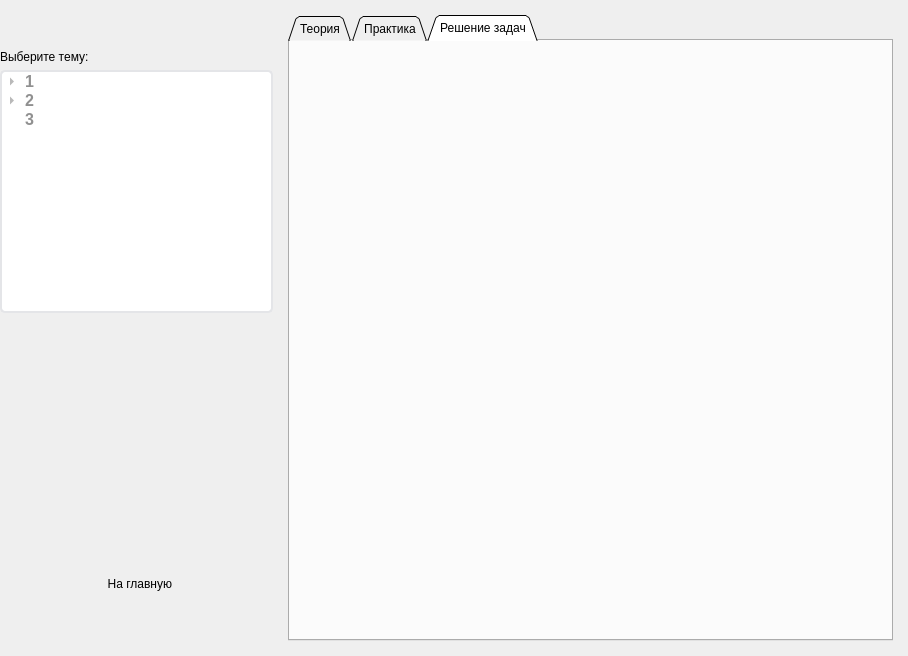
<?xml version="1.0" encoding="UTF-8"?>
<ui version="4.0">
 <class>ExtendsTheoryLearningWidget</class>
 <widget class="QWidget" name="ExtendsTheoryLearningWidget">
  <property name="geometry">
   <rect>
    <x>0</x>
    <y>0</y>
    <width>908</width>
    <height>656</height>
   </rect>
  </property>
  <property name="windowTitle">
   <string>Form</string>
  </property>
  <layout class="QGridLayout" name="gridLayout">
   <property name="margin">
    <number>0</number>
   </property>
   <property name="spacing">
    <number>0</number>
   </property>
   <item row="0" column="0">
    <widget class="QWidget" name="menuWidget" native="true">
     <property name="sizePolicy">
      <sizepolicy hsizetype="Expanding" vsizetype="Expanding">
       <horstretch>0</horstretch>
       <verstretch>0</verstretch>
      </sizepolicy>
     </property>
     <property name="maximumSize">
      <size>
       <width>273</width>
       <height>16777215</height>
      </size>
     </property>
     <property name="styleSheet">
      <string notr="true">#menuWidget {
  background-color: #f4f5f9;
  border-right: 2px solid #bbbbbb;
  margin: 0px;
  padding: 0px;
}

#menuWidget {
  background-color: #f4f5f9;
}
#menuWidget &gt; QWidget
{
  margin-left: 9px;
  margin-right: 9px;

  border-right: 2px solid #bbbbbb;
  font-size: 16px;
  font-family: Arial, sans-serif;
  font-weight: bold;
  color: #60616f;
}
#menuWidget &gt; QPushButton {
  margin: 0px;
  text-align: left;
  border: none;
  border-top: 1px solid #d0d1d4;
  border-bottom: 1px solid #d0d1d4;
  padding-left: 5px;

  margin-right: 2px;
}
#menuWidget &gt; QPushButton:hover {
  background-color: #c6e4f0;
  border-top: 1px solid #b2c6ce;
  border-bottom: 1px solid #b2c6ce;
}
#menuWidget &gt; QPushButton:pressed {
  padding-top: 1px;
}</string>
     </property>
     <layout class="QVBoxLayout" name="verticalLayout_2">
      <property name="spacing">
       <number>6</number>
      </property>
      <property name="margin">
       <number>0</number>
      </property>
      <item>
       <spacer name="verticalSpacer">
        <property name="orientation">
         <enum>Qt::Vertical</enum>
        </property>
        <property name="sizeType">
         <enum>QSizePolicy::Fixed</enum>
        </property>
        <property name="sizeHint" stdset="0">
         <size>
          <width>20</width>
          <height>50</height>
         </size>
        </property>
       </spacer>
      </item>
      <item>
       <widget class="QLabel" name="label_2">
        <property name="text">
         <string>Выберите тему:</string>
        </property>
       </widget>
      </item>
      <item>
       <widget class="QTreeWidget" name="treeWidgetToChooseAThame">
        <property name="styleSheet">
         <string notr="true">* {
  background-color: #ffffff; 
  font-size: 16px;
  font-family: Arial, sans-serif;
  font-weight: bold;
  color: #909090;

  border: 2px solid #e4e5e8;
  border-radius: 5px;
}
QTreeWidget::branch:!open:has-children:adjoins-item {
  image: url(:/icons/icons/closedTreeIcon.png);
  border-image: none;
}
QTreeWidget::branch:open:has-children:adjoins-item {
  image: url(:/icons/icons/openTreeIcon.png);
  border-image: none;
}
QTreeWidget::branch:!has-children:adjoins-item {
  image: url(:/icons/icons/endTreeIcon.png);
  border-image: none;
}</string>
        </property>
        <property name="editTriggers">
         <set>QAbstractItemView::NoEditTriggers</set>
        </property>
        <property name="columnCount">
         <number>1</number>
        </property>
        <attribute name="headerVisible">
         <bool>false</bool>
        </attribute>
        <column>
         <property name="text">
          <string>root</string>
         </property>
        </column>
        <item>
         <property name="text">
          <string>1</string>
         </property>
         <item>
          <property name="text">
           <string>1.1</string>
          </property>
          <item>
           <property name="text">
            <string>1.1.1</string>
           </property>
          </item>
         </item>
         <item>
          <property name="text">
           <string>1.2</string>
          </property>
         </item>
         <item>
          <property name="text">
           <string>1.3</string>
          </property>
         </item>
        </item>
        <item>
         <property name="text">
          <string>2</string>
         </property>
         <item>
          <property name="text">
           <string>2.1</string>
          </property>
          <item>
           <property name="text">
            <string>2.1.1</string>
           </property>
          </item>
          <item>
           <property name="text">
            <string>2.1.2</string>
           </property>
          </item>
         </item>
         <item>
          <property name="text">
           <string>2.2</string>
          </property>
         </item>
        </item>
        <item>
         <property name="text">
          <string>3</string>
         </property>
        </item>
       </widget>
      </item>
      <item>
       <spacer name="verticalSpacer_2">
        <property name="orientation">
         <enum>Qt::Vertical</enum>
        </property>
        <property name="sizeHint" stdset="0">
         <size>
          <width>20</width>
          <height>228</height>
         </size>
        </property>
       </spacer>
      </item>
      <item>
       <widget class="QPushButton" name="exitPushButton">
        <property name="sizePolicy">
         <sizepolicy hsizetype="Expanding" vsizetype="Fixed">
          <horstretch>0</horstretch>
          <verstretch>0</verstretch>
         </sizepolicy>
        </property>
        <property name="minimumSize">
         <size>
          <width>0</width>
          <height>45</height>
         </size>
        </property>
        <property name="maximumSize">
         <size>
          <width>16777215</width>
          <height>45</height>
         </size>
        </property>
        <property name="text">
         <string>  На главную</string>
        </property>
        <property name="icon">
         <iconset resource="icons.qrc">
          <normaloff>:/icons/icons/back.png</normaloff>:/icons/icons/back.png</iconset>
        </property>
        <property name="iconSize">
         <size>
          <width>36</width>
          <height>36</height>
         </size>
        </property>
        <property name="flat">
         <bool>true</bool>
        </property>
       </widget>
      </item>
      <item>
       <spacer name="verticalSpacer_3">
        <property name="orientation">
         <enum>Qt::Vertical</enum>
        </property>
        <property name="sizeType">
         <enum>QSizePolicy::Fixed</enum>
        </property>
        <property name="sizeHint" stdset="0">
         <size>
          <width>20</width>
          <height>50</height>
         </size>
        </property>
       </spacer>
      </item>
     </layout>
    </widget>
   </item>
   <item row="0" column="1">
    <widget class="QWidget" name="contentWidget" native="true">
     <property name="sizePolicy">
      <sizepolicy hsizetype="Expanding" vsizetype="Expanding">
       <horstretch>0</horstretch>
       <verstretch>0</verstretch>
      </sizepolicy>
     </property>
     <property name="styleSheet">
      <string notr="true">* {
  background-color: #ffffff;
}
QWebView {
  background-color: #f4f5f9; 
  margin: 2px;
}
#tabWidget::pane
{
  border: none;
}
#theoryTab, #practiceTab, #taskExecutingTab
{
  border: 2px solid #e2e3e5;
  border-radius: 5px;
  margin: 0px;
  padding: 0px;
  background-color: #f6f7f9;
}
#tabWidget::tab-bar
{
  border: 2px solid #e2e3e5;
  background-color: #e2e3e5;
}
#tabWidget &gt;  QTabBar::tab
{
  margin-left: -5px;
  border: 2px solid #e2e3e5;
  border-radius: 5px;
  background-color: #e2e3e5;
  font-size: 14px;
  font-family: Arial, sans-serif;
  font-weight: bold;
  color: #60616f;
  width: 100px;
  height: 20px;
}
#tabWidget &gt;  QTabBar::tab:last
{
  width: 150px;
}
#tabWidget &gt;  QTabBar::tab:first
{
  margin-left: 0px;
}
#tabWidget &gt;  QTabBar::tab:selected
{
  background-color: #f6f7f9;
  border: 2px solid #f6f7f9;
}</string>
     </property>
     <layout class="QVBoxLayout" name="verticalLayout">
      <property name="spacing">
       <number>0</number>
      </property>
      <property name="margin">
       <number>0</number>
      </property>
      <item>
       <widget class="QWidget" name="contentWidgetSpacer" native="true">
        <layout class="QVBoxLayout" name="verticalLayout_3">
         <property name="spacing">
          <number>0</number>
         </property>
         <property name="margin">
          <number>15</number>
         </property>
         <item>
          <widget class="QTabWidget" name="tabWidget">
           <property name="tabPosition">
            <enum>QTabWidget::North</enum>
           </property>
           <property name="tabShape">
            <enum>QTabWidget::Triangular</enum>
           </property>
           <property name="currentIndex">
            <number>2</number>
           </property>
           <property name="elideMode">
            <enum>Qt::ElideNone</enum>
           </property>
           <widget class="QWidget" name="theoryTab">
            <attribute name="title">
             <string>Теория</string>
            </attribute>
           </widget>
           <widget class="QWidget" name="practiceTab">
            <attribute name="title">
             <string>Практика</string>
            </attribute>
           </widget>
           <widget class="QWidget" name="taskExecutingTab">
            <attribute name="title">
             <string>Решение задач</string>
            </attribute>
           </widget>
          </widget>
         </item>
        </layout>
       </widget>
      </item>
     </layout>
    </widget>
   </item>
  </layout>
 </widget>
 <resources>
  <include location="icons.qrc"/>
 </resources>
 <connections/>
</ui>
